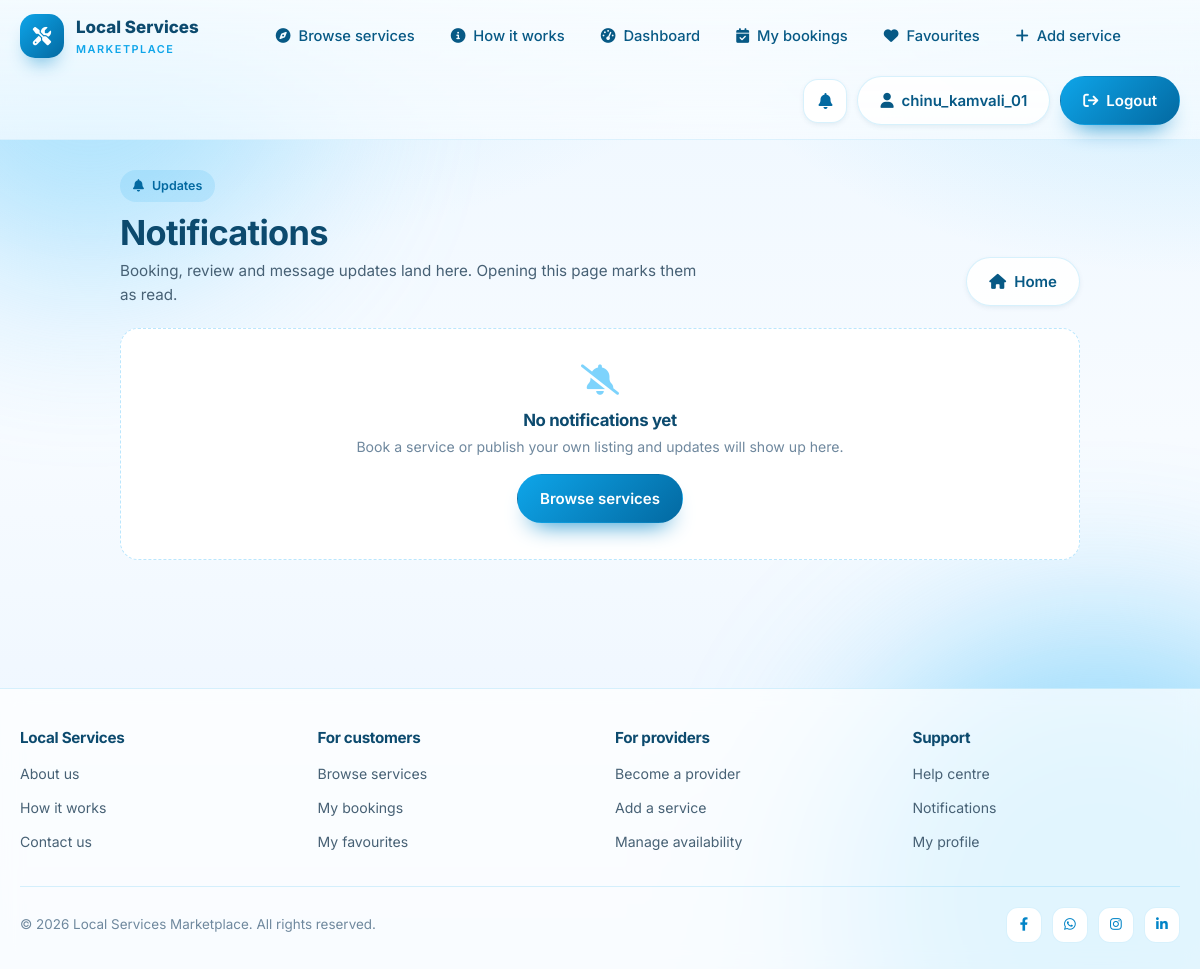
The app's page /accounts/notifications/ (signed in), older data.
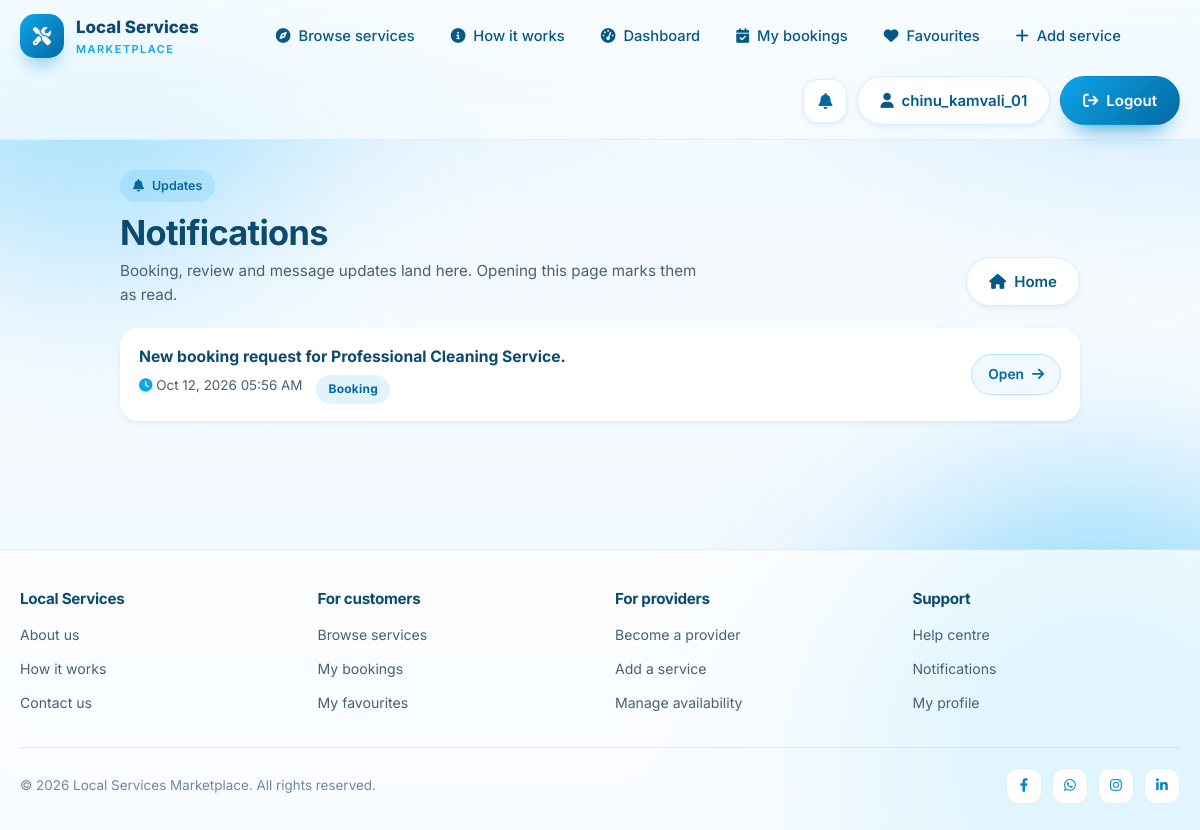
The same page, newer data.
### accounts/models.py (models this page shows)
class Notification(models.Model):
    TYPE_CHOICES = [
        ('booking', 'Booking'),
        ('status', 'Booking Status'),
        ('review', 'Review'),
        ('message', 'Message'),
    ]
    recipient = models.ForeignKey(User, on_delete=models.CASCADE, related_name='notifications')
    message = models.CharField(max_length=255)
    notification_type = models.CharField(max_length=20, choices=TYPE_CHOICES)
    is_read = models.BooleanField(default=False)
    link = models.CharField(max_length=255, blank=True)
    created_at = models.DateTimeField(auto_now_add=True)
    class Meta:
        ordering = ['-created_at']

### accounts/views.py (the view)
# urls.py: path('notifications/', views.notifications, name='notifications'),
@login_required
def notifications(request):
    items = request.user.notifications.all()
    items.filter(is_read=False).update(is_read=True)
    return render(request, 'accounts/notifications.html', {'notifications': items})

### accounts/context_processors.py (called while the page is built)
def notification_context(request):
    if not request.user.is_authenticated:
        return {'unread_notification_count': 0}
    return {'unread_notification_count': request.user.notifications.filter(is_read=False).count()}

### accounts/templates/accounts/notifications.html (shortened to what this page needs)
{% extends 'base.html' %}
{% block content %}
<div class="page">
    <div class="container container-medium">
        <div class="page-head">
            <div>
                <span class="eyebrow"><i class="fas fa-bell" aria-hidden="true"></i> Updates</span>
                <h1>Notifications</h1>
                <p class="sub">Booking, review and message updates land here. Opening this page marks them as read.</p>
            </div>
            <a class="btn btn-ghost" href="{% url 'home' %}">
                <i class="fas fa-house" aria-hidden="true"></i> Home
            </a>
        </div>
        {% if notifications %}
            <ul class="list">
                {% for notification in notifications %}
                    <li class="list-item {% if not notification.is_read %}is-unread{% endif %}">
                        <div class="item-main">
                            <p class="item-title">{{ notification.message }}</p>
                            <div class="item-meta">
                                <span><i class="fas fa-clock" aria-hidden="true"></i> {{ notification.created_at|date:"M d, Y h:i A" }}</span>
                                {% if notification.notification_type %}
                                    <span class="badge badge-info">{{ notification.get_notification_type_display }}</span>
                                {% endif %}
                            </div>
                        </div>
                        <div class="item-side">
                            {% if notification.link %}
                                <a class="btn btn-sm btn-outline" href="{{ notification.link }}">
                                    Open <i class="fas fa-arrow-right" aria-hidden="true"></i>
                                </a>
                            {% endif %}
                        </div>
                    </li>
                {% endfor %}
            </ul>
        {% else %}
            <div class="empty">
                <i class="fas fa-bell-slash" aria-hidden="true"></i>
                <h3>No notifications yet</h3>
                <p>Book a service or publish your own listing and updates will show up here.</p>
                <a class="btn btn-primary" href="{% url 'services:service_list' %}">Browse services</a>
            </div>
        {% endif %}
    </div>
</div>
{% endblock %}

Row changes from the older to the newer data that the page shows:
added Notification: message "New booking request for Professional Cleaning Service.", created_at "Oct 12, 2026 05:56 AM", notification_type "Booking"
Text that changed along with them:
text no longer shown: "No notifications yet Book a service or publish your own listing and updates will show up here. Browse services"
